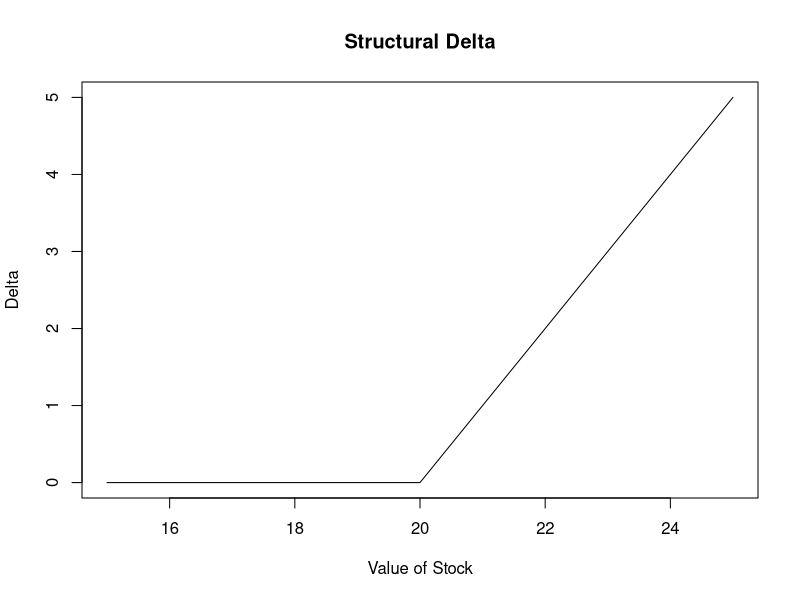
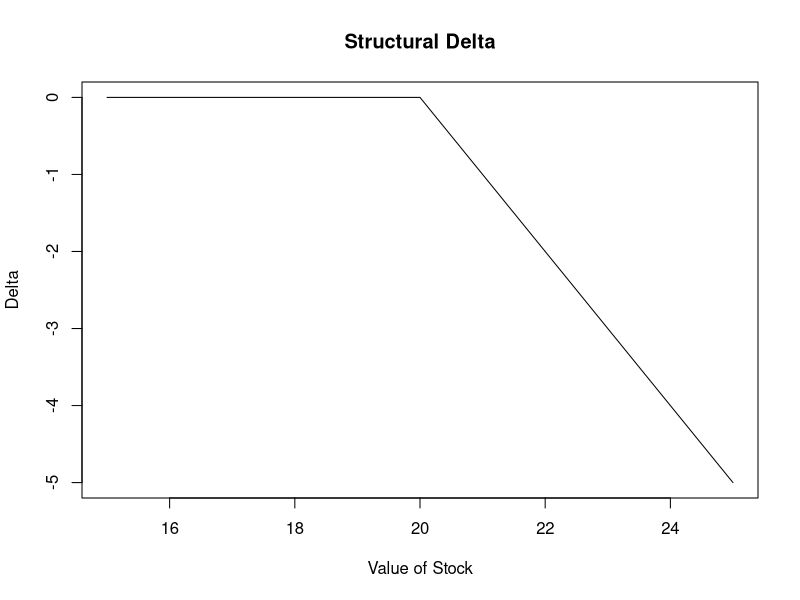
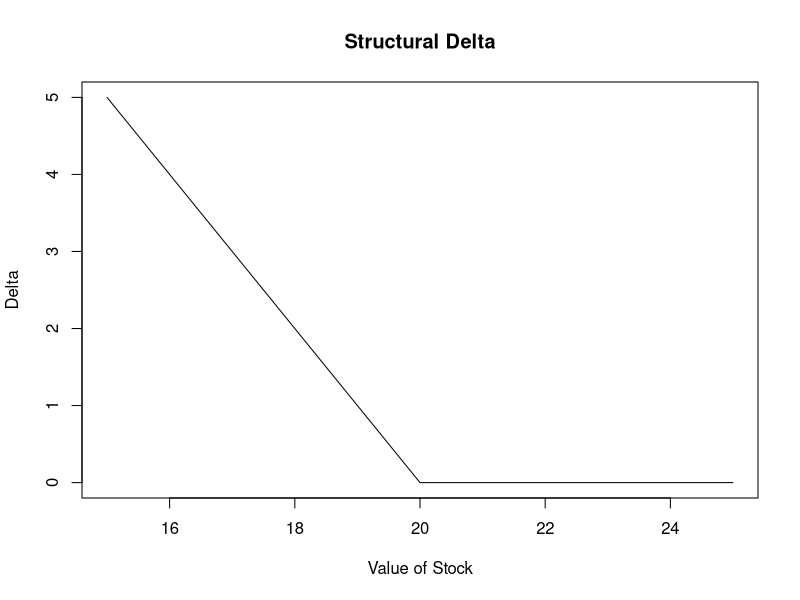
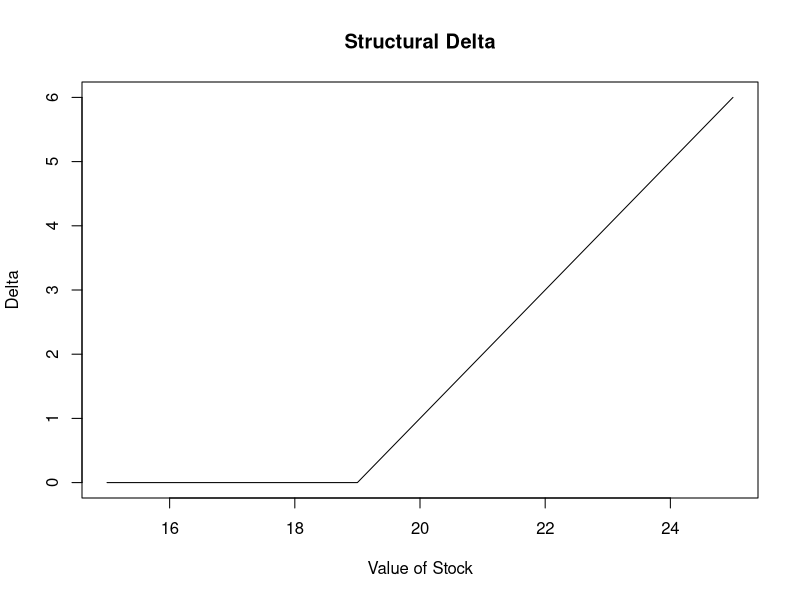
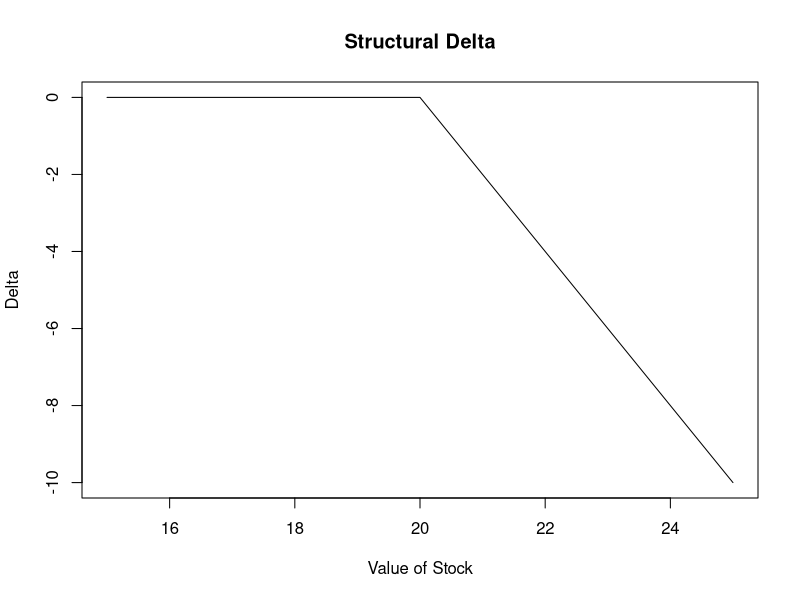
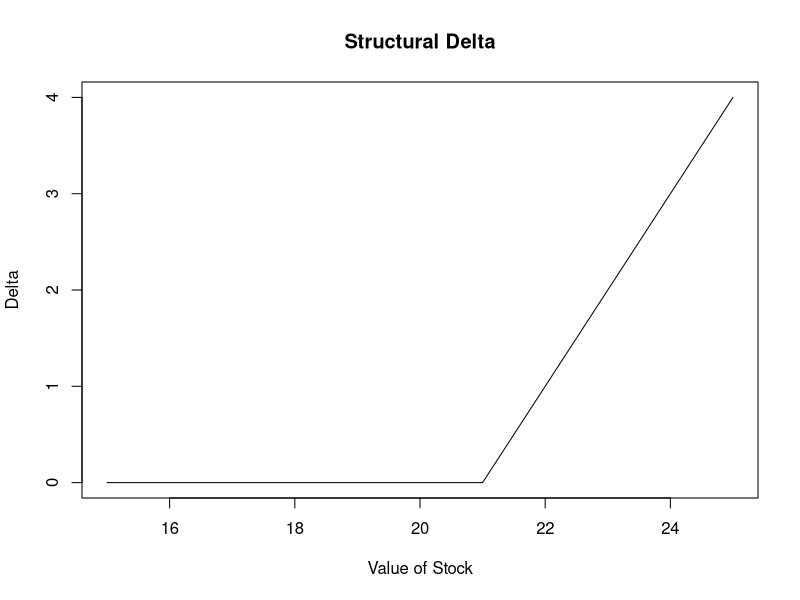
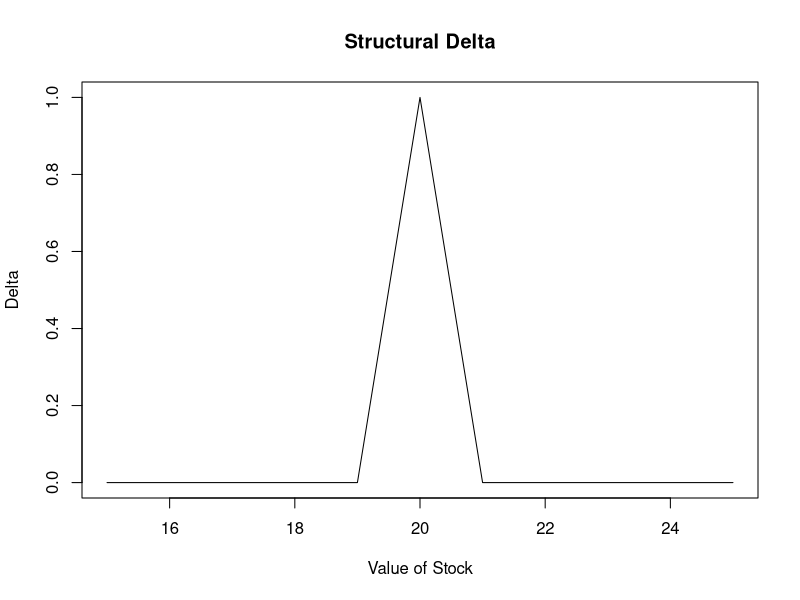
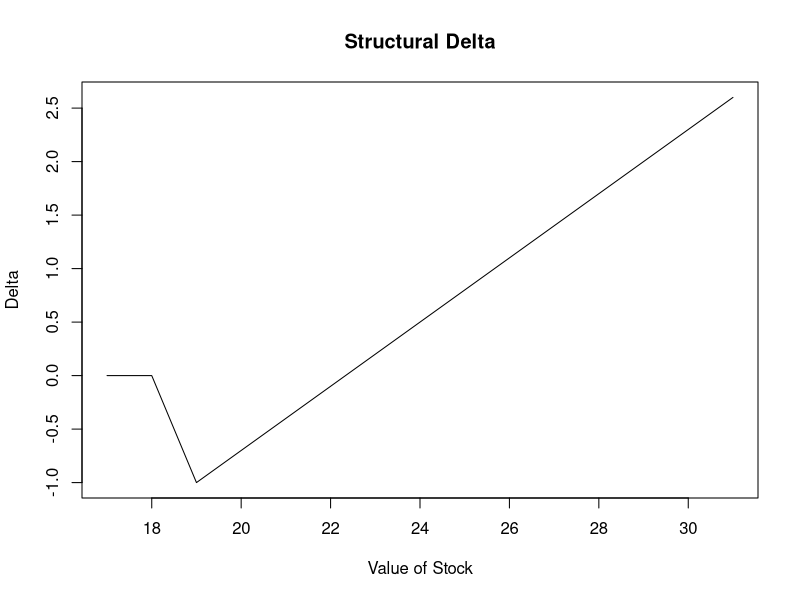

Here is the R script that generated these plots, in order:
#
# Ensaio para curva de Delta Estrutural
#

#install.packages("ggplot2")
library(ggplot2)

callBuy <- function(nValStock, nValStrike) { 
  ifelse (nValStrike < nValStock, nValStock - nValStrike, 0)
}
callSell <- function(nValStock, nValStrike) { 
  (callBuy(nValStock, nValStrike) * -1)
} 
putBuy <- function(nValStock, nValStrike) { 
  ifelse (nValStrike > nValStock, nValStrike - nValStock, 0)
}
putSell <- function(nValStock, nValStrike) { 
  (putBuy(nValStock, nValStrike) * -1)
}

print(callBuy(20, 17))
print(callSell(20, 17))
print(callBuy(17, 20))
print(callSell(17, 20))
print(callBuy(20, 19.96))
print(callSell(20, 19.96))
print(callBuy(19.96, 20))
print(callSell(19.96, 20))

print(putBuy(20, 17))
print(putSell(20, 17))
print(putBuy(17, 20))
print(putSell(17, 20))
print(putBuy(20, 19.96))
print(putSell(20, 19.96))
print(putBuy(19.96, 20))
print(putSell(19.96, 20))

nStrike <- 20.0
lStock <- seq((nStrike-5), (nStrike+5), by=0.01)
lStock

lDelta <- callBuy(lStock, nStrike)
plot(x = lStock,
     y = lDelta, 
     type = 'l', 
     main = "Structural Delta",
     xlab = "Value of Stock",
     ylab = "Delta")
lDelta <- callSell(lStock, nStrike)
plot(lDelta~lStock,
     type = 'l', 
     main = "Structural Delta",
     xlab = "Value of Stock",
     ylab = "Delta")

lDelta <- putBuy(lStock, nStrike)
plot(x = lStock,
     y = lDelta, 
     type = 'l', 
     main = "Structural Delta",
     xlab = "Value of Stock",
     ylab = "Delta")

nAsa1 <- nStrike -1
nMiolo <- nStrike
nAsa2 <- nStrike +1

lAsa1 <- callBuy(lStock, nAsa1)
lMiolo <- callSell(lStock, nMiolo) * 2
lAsa2 <- callBuy(lStock, nAsa2)
lBb <- (lAsa1 + lMiolo + lAsa2)
plot(x = lStock,
     y = lAsa1, 
     type = 'l', 
     main = "Structural Delta",
     xlab = "Value of Stock",
     ylab = "Delta")
plot(x = lStock,
     y = lMiolo, 
     type = 'l', 
     main = "Structural Delta",
     xlab = "Value of Stock",
     ylab = "Delta")
plot(x = lStock,
     y = lAsa2, 
     type = 'l', 
     main = "Structural Delta",
     xlab = "Value of Stock",
     ylab = "Delta")

lBb <- (callBuy(lStock, nAsa1) + callSell(lStock, nMiolo) * 2 + callBuy(lStock, nAsa2))
plot(x = lStock,
     y = lBb, 
     type = 'l', 
     main = "Structural Delta",
     xlab = "Value of Stock",
     ylab = "Delta")

lStock <- seq(17, 31, by=0.01)
lHA <- (callSell(lStock, 18) + callBuy(lStock, 19) * 1.3)
plot(x = lStock,
     y = lHA, 
     type = 'l', 
     main = "Structural Delta",
     xlab = "Value of Stock",
     ylab = "Delta")
dfHA <- data.frame(Stock=lStock, Delta=lHA)
View(dfHA)
ggplot(dfHA, aes(Stock, Delta))+
  geom_line()

lStock <- seq(17, 21, by=0.01)
lTA <- (callBuy(lStock, 18) + callSell(lStock, 20))
plot(x = lStock,
     y = lTA, 
     type = 'l', 
     main = "Structural Delta of TA",
     xlab = "Value of Stock",
     ylab = "Delta")

dfTA <- data.frame(Stock=lStock, Delta=lTA)
ggplot(dfTA, aes(Stock, Delta))+
  geom_line()

lStock <- seq(15, 30, by=0.01)
lRatio <- (callBuy(lStock, 20) + callSell(lStock, 23) * 2 + callBuy(lStock, 24))
plot(x = lStock,
     y = lRatio, 
     type = 'l', 
     main = "Structural Delta of TA",
     xlab = "Value of Stock",
     ylab = "Delta")

dfRatio <- data.frame(Stock=lStock, Delta=lRatio)
ggplot(dfRatio, aes(Stock, Delta))+
  geom_line()

lStock <- seq(15, 30, by=0.01)
lRatio <- (callBuy(lStock, 20) + callSell(lStock, 23) * 2 + callBuy(lStock, 24) +
           callBuy(lStock, 21) + callSell(lStock, 22) * 2 + callBuy(lStock, 25) +
           callBuy(lStock, 22) + callSell(lStock, 25) * 2 + callBuy(lStock, 26))
plot(x = lStock,
     y = lRatio, 
     type = 'l', 
     main = "Structural Delta of TA",
     xlab = "Value of Stock",
     ylab = "Delta")

dfRatio <- data.frame(Stock=lStock, Delta=lRatio)
ggplot(dfRatio, aes(Stock, Delta))+
  geom_line()



lStock <- seq(17, 25, by=0.01)

lRatio15J21 <- (callBuy(lStock, 18) + callSell(lStock, 21) * 2 + callBuy(lStock, 22))
lRatio15J22 <- (callBuy(lStock, 19) + callSell(lStock, 22) * 2 + callBuy(lStock, 23))
lRatio15J23 <- (callBuy(lStock, 20) + callSell(lStock, 23) * 2 + callBuy(lStock, 24))

lRatio15All <- (lRatio15J21 + lRatio15J22 + lRatio15J23)

dfRatio <- data.frame(Stock=lStock, 
                      DeltaR15J21=lRatio15J21, 
                      DeltaR15J22=lRatio15J22, 
                      DeltaR15J23=lRatio15J23, 
                      DeltaR15All=lRatio15All)
ggplot(dfRatio, aes(Stock))+
  geom_line(aes(y = DeltaR15J21, colour = 'RT15 miolo J21')) +
  geom_line(aes(y = DeltaR15J22, colour = 'RT15 miolo J22')) +
  geom_line(aes(y = DeltaR15J23, colour = 'RT15 miolo J23')) +
  geom_line(aes(y = DeltaR15All, colour = 'Malha')) + 
  theme(plot.title   = element_text(color="red",     size=18, face="bold"),
        axis.title.x = element_text(color="blue",    size=14, face="bold"),
        axis.title.y = element_text(color="blue",    size=14, face="bold")) +
  labs(title = "Delta Estrutural",
       x = "Ação",
       y = "Delta",
       colour = "Estruturas")
  


#
# Iron Condor
#
lStock <- seq(12, 17, by=0.01)
lIronCondor <- (callBuy(lStock, 15) + callSell(lStock, 16) +
                  putBuy(lStock, 14)  + putSell(lStock, 13))
plot(x = lStock,
     y = lIronCondor, 
     type = 'l', 
     main = "Structural Delta of Iron Condor",
     xlab = "Value of Stock",
     ylab = "Delta")

dfIronCondor <- data.frame(Stock=lStock, Delta=lIronCondor)
ggplot(dfIronCondor, aes(Stock, Delta))+
  geom_line()

#
# Iron Butterfly
#
lStock <- seq(13, 17, by=0.01)
lIronBB <- (callBuy(lStock, 15) + callSell(lStock, 16) +
              putBuy(lStock, 15)  + putSell(lStock, 14))
plot(x = lStock,
     y = lIronBB, 
     type = 'l', 
     main = "Structural Delta of Iron Condor",
     xlab = "Value of Stock",
     ylab = "Delta")

dfIronBB <- data.frame(Stock=lStock, Delta=lIronBB)
ggplot(dfIronBB, aes(Stock, Delta))+
  geom_line()

#
# Ratio 15% - I19 J22 I230
#
lStock <- seq(15, 30, by=0.01)
lDelta <- (callBuy(lStock, 18) + 
           callSell(lStock, 22) * 2 +
           callBuy(lStock, 23))
dfDelta <- data.frame(Stock=lStock, Delta=lDelta)
ggplot(dfDelta, aes(Stock, Delta))+
  geom_line()

#
# Ratio 20%
#
lStock <- seq(15, 24, by=0.01)
lDelta <- (callBuy(lStock, 16) + 
             callSell(lStock, 20) * 2 +
             callBuy(lStock, 22))
dfDelta <- data.frame(Stock=lStock, Delta=lDelta)
ggplot(dfDelta, aes(Stock, Delta))+
  geom_line()

#
# Box
#
lStock <- seq(14, 17, by=0.01)
lDelta <- (callBuy(lStock, 15) + callSell(lStock, 16) +
             putBuy(lStock, 16)  + putSell(lStock, 15))
plot(x = lStock,
     y = lDelta, 
     type = 'l', 
     main = "Structural Delta of Box",
     xlab = "Value of Stock",
     ylab = "Delta")

dfDelta <- data.frame(Stock=lStock, Delta=lDelta)
ggplot(dfDelta, aes(Stock, Delta))+
  geom_line()

#
# Malha de Ratio
#
dfDelta <- data.frame(Stock=seq(15, 37, by=0.01))
dfDelta <- data.frame(dfDelta, 
                      DeltaRT15m21=(callBuy (dfDelta$Stock, 18) + 
                                    callSell(dfDelta$Stock, 21) * 2 +
                                    callBuy (dfDelta$Stock, 22)), 
                      DeltaRT15m22=(callBuy (dfDelta$Stock, 19) + 
                                    callSell(dfDelta$Stock, 22) * 2 +
                                    callBuy (dfDelta$Stock, 23)), 
                      DeltaRT15m23=(callBuy (dfDelta$Stock, 20) + 
                                    callSell(dfDelta$Stock, 23) * 2 +
                                    callBuy (dfDelta$Stock, 24)))
dfDelta <- data.frame(dfDelta, 
                      DeltaMalhaRT212223=(dfDelta$DeltaRT15m21+
                                            dfDelta$DeltaRT15m22+
                                            dfDelta$DeltaRT15m23))
ggplot(dfDelta, aes(x=Stock))+
  geom_line(aes(y=DeltaRT15m21,       colour='RT15 miolo 21')) +
  geom_line(aes(y=DeltaRT15m22,       colour='RT15 miolo 22')) +
  geom_line(aes(y=DeltaRT15m23,       colour='RT15 miolo 23')) + 
  geom_line(aes(y=DeltaMalhaRT212223, colour='Malha'), size = 2) +
  xlim(c(17, 25)) +
  ylim(c( 0,  7)) +
  labs(title="Malha de Ratio",
       subtitle="Miolos em 21, 22 e 23",
       x="Valor da Ação",
       y="Delta Estrutural",
       caption="Sala do Mestre dos Derivativos")

#
# Malha de Ratio 15 e 20
#
dfDelta <- data.frame(Stock=seq(15, 40, by=0.01))
dfDelta <- data.frame(dfDelta, 
                      DeltaRT15m21=(callBuy (dfDelta$Stock, 18) + 
                                    callSell(dfDelta$Stock, 21) * 2 +
                                    callBuy (dfDelta$Stock, 22)), 
                      DeltaRT15m22=(callBuy (dfDelta$Stock, 19) + 
                                    callSell(dfDelta$Stock, 22) * 2 +
                                    callBuy (dfDelta$Stock, 23)), 
                      DeltaRT15m23=(callBuy (dfDelta$Stock, 20) + 
                                    callSell(dfDelta$Stock, 23) * 2 +
                                    callBuy (dfDelta$Stock, 24)), 
                      DeltaRT20m25=(callBuy (dfDelta$Stock, 21) + 
                                    callSell(dfDelta$Stock, 25) * 2 +
                                    callBuy (dfDelta$Stock, 27)))
dfDelta <- data.frame(dfDelta, 
                      DeltaMalhaRT21222325=(dfDelta$DeltaRT15m21+
                                            dfDelta$DeltaRT15m22+
                                            dfDelta$DeltaRT15m23+
                                            dfDelta$DeltaRT20m25))
ggplot(dfDelta, aes(x=Stock))+
  geom_line(aes(y=DeltaRT15m21,         colour='RT15 miolo 21')) +
  geom_line(aes(y=DeltaRT15m22,         colour='RT15 miolo 22')) +
  geom_line(aes(y=DeltaRT15m23,         colour='RT15 miolo 23')) +
  geom_line(aes(y=DeltaRT20m25,         colour='RT20 miolo 25')) + 
  geom_line(aes(y=DeltaMalhaRT21222325, colour='Malha'), size = 2) +
  xlim(c(15, 40)) +
  ylim(c( 0,  7)) +
  labs(title="Malha de Ratio 15 e 20",
       subtitle="Miolos 15% em 21, 22 e 23, e 20% em 25 ",
       x="Valor da Ação",
       y="Delta Estrutural",
       caption="Sala do Mestre dos Derivativos")

#
# Stradle Coberto
#
lStock <- seq(15, 21, by=0.01)
lDelta <- (putSell (lStock, 18) + 
             callSell(lStock, 18) +
             callBuy (lStock, 19))
dfDelta <- data.frame(Stock=lStock, Delta=lDelta)
ggplot(dfDelta, aes(Stock, Delta))+
  geom_line()

#
# Strangle Coberto
#
lStock <- seq(15, 21, by=0.01)
lDelta <- (callSell(lStock, 17) + 
           putSell (lStock, 19) +
           callBuy (lStock, 19))
dfDelta <- data.frame(Stock=lStock, Delta=lDelta)
ggplot(dfDelta, aes(Stock, Delta))+
  geom_line() +
  xlim(c(15, 21)) +
  ylim(c(-5,  0)) +
  labs(title="Strangle Coberto",
       subtitle="-C[17]+P[19]+C[19]",
       x="Valor da Ação",
       y="Delta Estrutural",
       caption="Sala do Mestre dos Derivativos")


